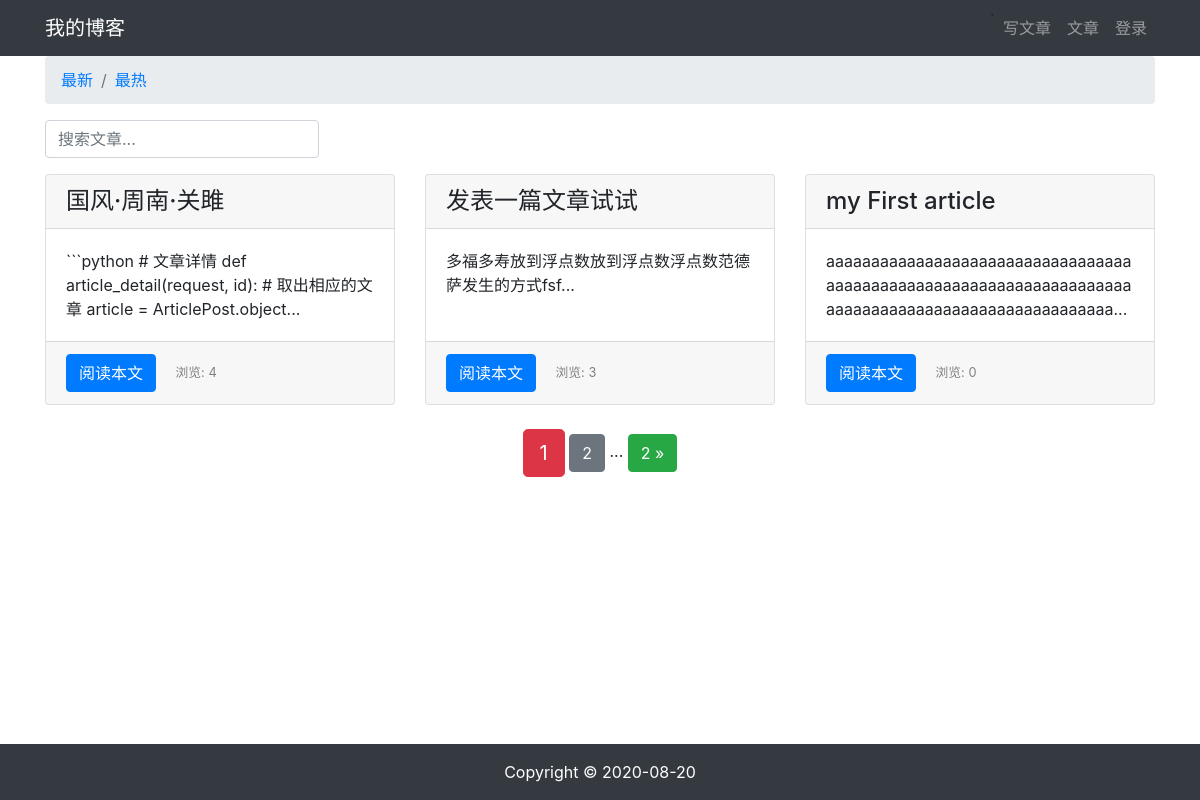
Page /article/article_list?order=total_views&search= on the earlier database version.
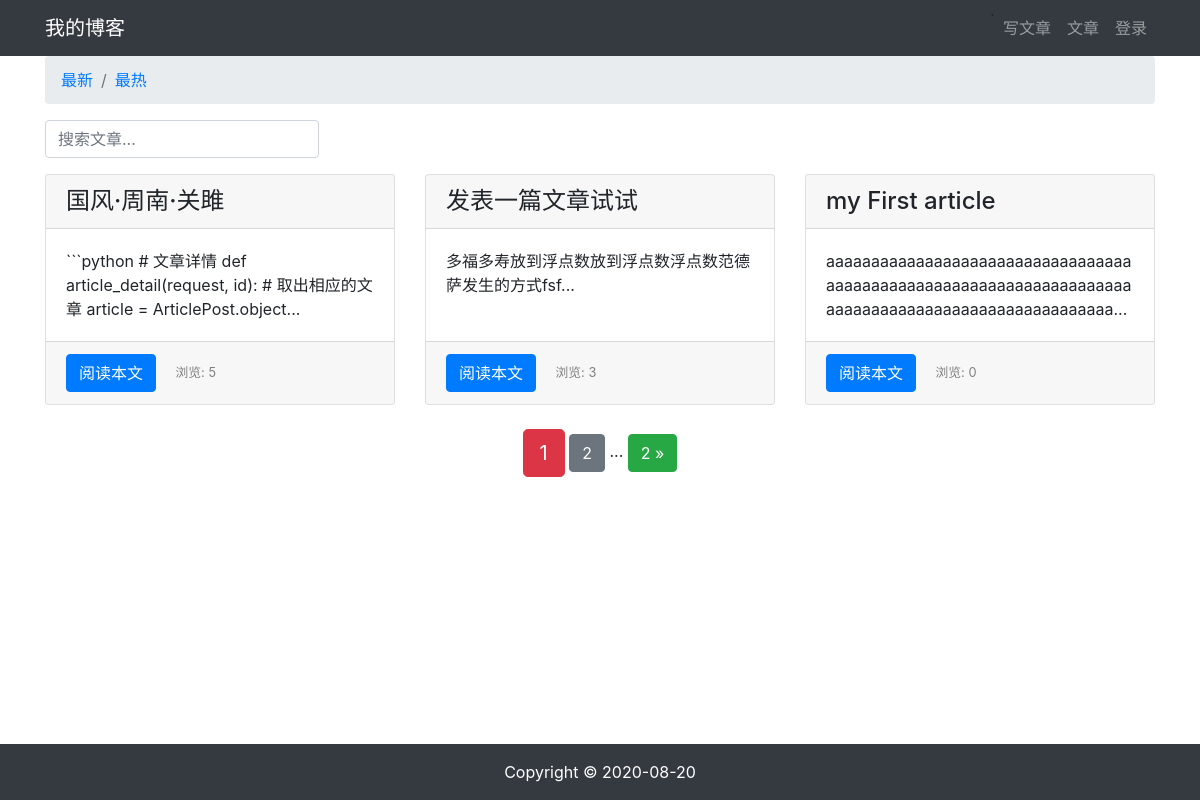
Same page on the later database version.
### article/models.py (models this page shows, shortened)
class ArticlePost(models.Model):
    total_views = models.PositiveIntegerField(default=0)
    author = models.ForeignKey(User, on_delete=models.CASCADE)
    title = models.CharField(max_length=100)
    body_content = models.TextField()
    created_time = models.DateTimeField(default=timezone.now)
    updated_time = models.DateTimeField(auto_now=True)
    class Meta:
        ordering = ('-created_time',)

### article/views.py (the view)
# urls.py: path('article_list', article.views.article_list, name='article_list'),
def article_list(request):
    search = request.GET.get('search')
    order = request.GET.get('order')
    if search:
        if order == 'total_views':
            all_article = ArticlePost.objects.filter(
                Q(title__icontains=search) |
                Q(body_content__icontains=search)
            ).order_by('-total_views')
        else:
            all_article = ArticlePost.objects.filter(
                Q(title__icontains=search) |
                Q(body_content__icontains=search)
            )
    else:
        search = ''
        if order == 'total_views':
            all_article = ArticlePost.objects.all().order_by('-total_views')
        else:
            all_article = ArticlePost.objects.all()
    pageinator = Paginator(all_article, 3)
    page = request.GET.get('page')
    page_articles = pageinator.get_page(page)
    context = {
        'page_articles': page_articles,
        'order': order,
        'search': search
    }
    return render(request, 'article/list.html', context)

### templates/article/list.html (shortened to what this page needs)
{% extends "base.html" %}
{% load staticfiles %}
{% block content %}
<div class="container">
    <nav aria-label="breadcrumb">
        <ol class="breadcrumb">
            <li class="breadcrumb-item">
                <a href="{% url 'article:article_list' %}?search={{ search }} ">
                    最新
                </a>
            </li>
            <li class="breadcrumb-item">
                <a href="{% url 'article:article_list' %}?order=total_views&search={{ search }}">
                    最热
                </a>
            </li>
        </ol>
    </nav>
    <div class="row">
        <div class="col-auto mr-auto">
            <form class="form-inline" >
                <input type="text"
                    class="form-control mb-2 mr-sm-2"
                    name="search"
                    placeholder="搜索文章..."
                    required
                >
            </form>
        </div>
    </div>
    <div class="row mt-2">
        {% for article in page_articles %}
        <div class="col-4 mb-4">
            <div class="card h-100">
                <h4 class="card-header">{{ article.title }}</h4>
                <div class="card-body">
                    <p class="card-text">{{ article.body_content|slice:'100' }}...</p>
                </div>
                <div class="card-footer">
                    <a href="{% url 'article:article_detail' article.id %}" class="btn btn-primary">阅读本文</a>
                <span>
                    <small class="col align-self-end" style="color: gray;">
                        浏览: {{ article.total_views }}
                    </small>
                </span>
                </div>
            </div>
        </div>
        {% endfor %}
    </div>
    <div class="pagination row">
        <div class="m-auto">
            <span class="step-links">
                <span class="current btn btn-danger btn-lg">
                    {{ page_articles.number }}
                </span>
                {% if page_articles.has_next %}
                    <a href="?page={{ page_articles.next_page_number }}&order={{ order }}&search={{ search }}" class="btn btn-secondary">
                        {{ page_articles.next_page_number }}
                    </a>
                    <span>...</span>
                    <a href="?page={{ page_articles.paginator.num_pages }}&order={{ order }}&search={{ search }}" class="btn btn-success">
                        {{ page_articles.paginator.num_pages }} &raquo;
                    </a>
                {% endif %}
            </span>
        </div>
    </div>
</div>
{% endblock content %}

### templates/base.html (shortened to what this page needs)
{% load staticfiles %}
<!DOCTYPE html>
<html lang="zh-cn">
<head>
    <link rel="stylesheet" href="{% static 'bootstrap-4.5.0-dist/css/bootstrap.min.css' %}">
    <link rel="stylesheet" href="{% static 'md_css/monokai.css' %}">
</head>
<body>
    {% include 'header.html' %}
    {% block content %}{% endblock content %}
    {% include 'footer.html' %}
</body>
</html>

### templates/header.html (shortened to what this page needs)
<nav class="navbar navbar-expand-lg navbar-dark bg-dark">
  <div class="container">
    <a class="navbar-brand" href="#">我的博客</a>
    <div>
      <ul class="navbar-nav">
        <li class="nav-item">
          <a class="nav-link" href="{% url 'article:article_create' %}">写文章</a>
        </li>
        <li class="nav-item">
          <a class="nav-link" href="{% url 'article:article_list' %}">文章</a>
        </li>
        {% if user.is_authenticated %}
            <li class="nav-item dropdown">
                <a class="nav-link dropdown-toggle" href="#" id="navbarDropdown" role="button" data-toggle="dropdown" aria-haspopup="true" aria-expanded="false">
                  {{ user.username }}
                </a>
                <div class="dropdown-menu" aria-labelledby="navbarDropdown">
                    <a class="dropdown-item" href='{% url "userprofile:edit" user.id %}'>个人信息</a>
                    <a class="dropdown-item" href="#" onclick="user_delete()">删除用户</a>
                    <a class="dropdown-item" href="{% url 'userprofile:logout' %}">退出登录</a>
                </div>
            </li>
        {% else %}
            <li class="nav-item">
                <a class="nav-link" href="{% url 'userprofile:login' %}">登录</a>
            </li>
        {% endif %}
      </ul>
    </div>
  </div>
</nav>

### templates/footer.html
{% load staticfiles %}
<div>
    <br><br><br>
</div>
<footer class="py-3 bg-dark fixed-bottom">
    <div class="container">
        <p class="m-0 text-center text-white">Copyright &copy;  2020-08-20</p>
    </div>
</footer>

Differences in the rows shown:
changed ArticlePost "国风·周南·关雎": total_views "4" → "5"
